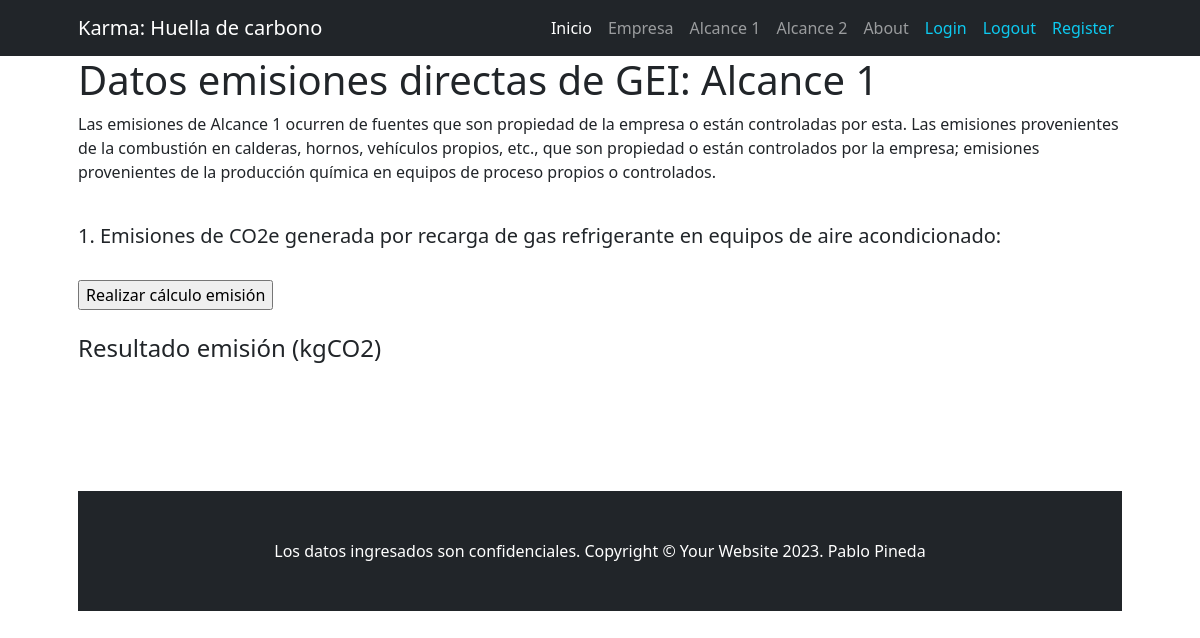
/mostrar-resultados/, run on an earlier commit of the app's database.
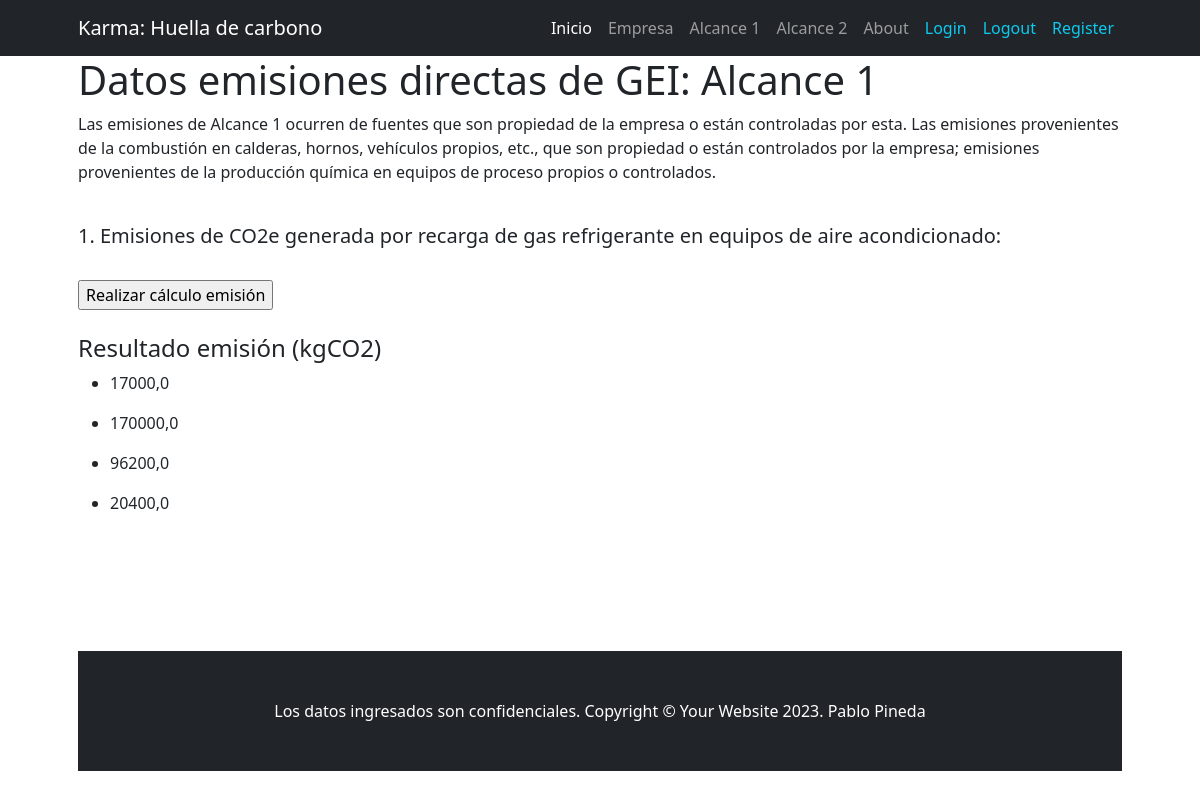
And on a later commit of the database.
### apps/home/models.py (models this page shows, shortened)
class ResultadoEmisionGasRefrigerante(models.Model):
    valor = models.FloatField()
    class Meta:
        verbose_name = 'Emisión de Gas Refrigerante (KgCO2)'
        verbose_name_plural = 'Emisioes de Gases Refrigerantes (KgCO2)'

### apps/home/views.py (the view)
# urls.py: path('mostrar-resultados/', views.mostrar_resultados, name='mostrar_resultados'),
def mostrar_resultados(request):
    factor_emision = models.ResultadoEmisionGasRefrigerante.objects.all()
    return render(request, 'home/calculo_emision_refrigerante.html', {'factor_emision': factor_emision})

### apps/home/templates/home/calculo_emision_refrigerante.html
{% extends 'home/crear_alcance1.html' %}
{% block content_alcance1 %}
    <h4>Resultado emisión (kgCO2)</h4>
    {% for factor in factor_emision %}
       <ul>
            <li>{{ factor.valor }}</li>
        </ul>
    {% endfor %}
{% endblock content_alcance1 %}

### apps/home/templates/home/crear_alcance1.html (shortened to what this page needs)
{% extends 'home/base.html' %}
{% block content %}
    <h1>Datos emisiones directas de GEI: Alcance 1</h1>
    <p>Las emisiones de Alcance 1 ocurren de fuentes que son propiedad de la empresa o están controladas por esta. Las emisiones provenientes de la combustión en calderas, hornos, vehículos propios, etc., que son propiedad o están controlados por la empresa; emisiones provenientes de la producción química en equipos de proceso propios o controlados.</p><br>
    <h5>1. Emisiones de CO2e generada por recarga de gas refrigerante en equipos de aire acondicionado:</h5><br>
    <form action="" method="post" >
        <input type="submit" value="Realizar cálculo emisión">
    </form>
    <br>
        {% block content_alcance1 %}
         {% endblock content_alcance1 %}
{% endblock content %}

### apps/home/templates/home/base.html (shortened to what this page needs)
{% load static %}
<!DOCTYPE html>
<html lang="es">
    <head>
        <link href="{% static 'home/css/styles.css' %}" rel="stylesheet" />
    </head>
    <body>
        {% include 'home/navbar.html' %}
        <div class="container px-4 px-lg-5">
        {% block content %}
        {% endblock content %}
<br>
<br>
<br>
<br>
<br>
        {% include 'home/footer.html' %}
    </body>
</html>

### apps/home/templates/home/navbar.html (shortened to what this page needs)
  <nav class="navbar navbar-expand-lg navbar-dark bg-dark">
    <div class="container px-5">
        <a class="navbar-brand" href="#!">Karma: Huella de carbono</a>
        <div class="collapse navbar-collapse" id="navbarSupportedContent">
            <ul class="navbar-nav ms-auto mb-2 mb-lg-0">
                <li class="nav-item"><a class="nav-link active" aria-current="page" href="{% url 'home:index' %}">Inicio</a></li>
                <li class="nav-item"><a class="nav-link" href="{% url 'home:crear-cliente' %}">Empresa</a></li>
                <li class="nav-item"><a class="nav-link" href="{% url 'home:crear-alcance1' %}">Alcance 1</a></li>
                <li class="nav-item"><a class="nav-link" href="{% url 'home:crear-alcance2' %}">Alcance 2</a></li>
                <li class="nav-item"><a class="nav-link" href="{% url 'home:about' %}">About</a></li>
                <li class="nav-item"><a class="nav-link text-info" href="{% url 'home:login' %}">Login</a></li>
                <li class="nav-item"><a class="nav-link text-info" href="{% url 'home:logout' %}">Logout</a></li>
                <li class="nav-item"><a class="nav-link text-info" href="{% url 'home:register' %}">Register</a></li>
            </ul>
        </div>
    </div>
</nav>

### apps/home/templates/home/footer.html
 <footer class="py-5 bg-dark">
    <div class="container px-4 px-lg-5"><p class="m-0 text-center text-white">Los datos ingresados son confidenciales. Copyright &copy; Your Website 2023. Pablo Pineda</p></div>
</footer>

What changed in the data, as far as the page shows it:
added ResultadoEmisionGasRefrigerante: valor "17000,0"
added ResultadoEmisionGasRefrigerante: valor "170000,0"
added ResultadoEmisionGasRefrigerante: valor "96200,0"
added ResultadoEmisionGasRefrigerante: valor "20400,0"
